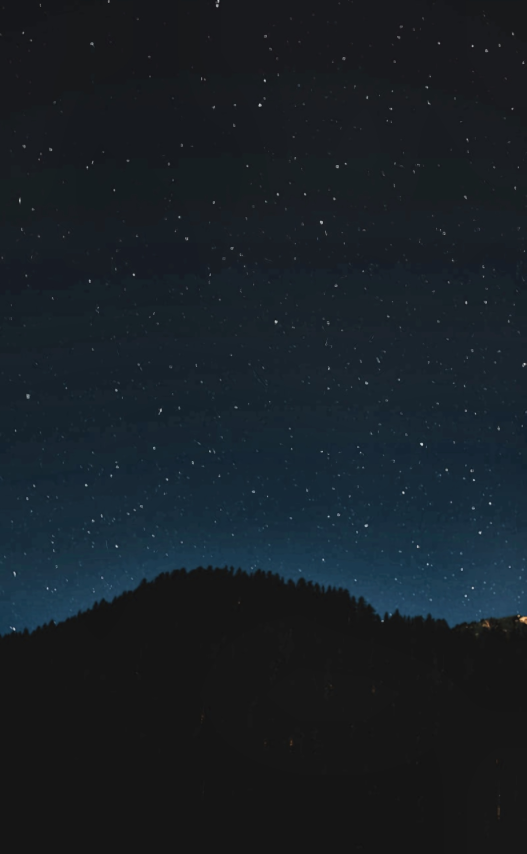
#> input picture outputs/original/final_sample_low_light.jpg, 1580 x 2560 px (shown at 1/3 size); its folder holds only this picture in this run
$ python run_image.py --input ../outputs/original/final_sample_low_light.jpg
#> lines starting #> are read from the running program, lines starting #| are printed output that depends on the picture
### pipeline/image_pipeline.py
import cv2
import os
import yaml
import time
from models.enhancement import LowLightEnhancer
from models.super_resolution import SuperResolutionModel
from models.detection import PersonDetector
from models.crowd_counting import CrowdCounter

BASE_DIR = os.path.dirname(os.path.dirname(os.path.abspath(__file__)))

class ImagePipeline:
    def __init__(self, config_path="config.yaml"):
        if not os.path.isabs(config_path) and not os.path.exists(config_path):
            config_path = os.path.join(BASE_DIR, config_path)

        with open(config_path, 'r') as f:
            self.config = yaml.safe_load(f)

        self._enhancer = None
        self._sr = None
        self._detector = None
        self._counter = None

    @property
    def enhancer(self):
        if self._enhancer is None and self.config.get('enhancement', {}).get('enabled', False):
            self._enhancer = LowLightEnhancer(method=self.config['enhancement']['method'])
        return self._enhancer

    @property
    def sr(self):
        if self._sr is None and self.config.get('super_resolution', {}).get('enabled', False):
            sr_model_path = self.config['super_resolution']['model_path']
            if not os.path.isabs(sr_model_path) and not os.path.exists(sr_model_path):
                sr_model_path = os.path.join(BASE_DIR, sr_model_path)
            self._sr = SuperResolutionModel(
                model_path=sr_model_path,
                model_name=self.config['super_resolution']['model_name'],
                scale=self.config['super_resolution'].get('scale', 2),
                method=self.config['super_resolution'].get('method', 'fast')
            )
        return self._sr

    @property
    def detector(self):
        if self._detector is None and self.config.get('detection', {}).get('enabled', False):
            det_model_path = self.config['detection']['model']
            if not os.path.isabs(det_model_path) and not os.path.exists(det_model_path):
                det_model_path = os.path.join(BASE_DIR, det_model_path)
            self._detector = PersonDetector(
                model_name=det_model_path,
                conf_thresh=self.config['runtime']['confidence_threshold']
            )
        return self._detector

    # [5 lines left out: function counter, not called in this run]

    def run(self, image_path):
        image = cv2.imread(image_path)
#> image is the input picture: shape (2560, 1580, 3); mean B, G, R 37.8, 31.7, 24.2
        if image is None:
            raise ValueError(f"Could not read image at {image_path}")

        results = {}
        processed_image = image.copy()

        start_time = time.time()

        # Enhancement (only runs if enabled)
        if self.config.get('enhancement', {}).get('enabled', False) and self.enhancer:
            processed_image = self.enhancer.enhance(processed_image)
            results['enhanced'] = processed_image.copy()

        # Super Resolution (only runs if enabled)
        if self.config.get('super_resolution', {}).get('enabled', False) and self.sr:
            processed_image = self.sr.upscale(processed_image)
            results['super_resolved'] = processed_image.copy()

        # Detection (only runs if enabled)
        if self.config.get('detection', {}).get('enabled', False) and self.detector:
            # Sync runtime confidence threshold dynamically
            self.detector.conf_thresh = self.config.get('runtime', {}).get('confidence_threshold', 0.20)
            det_results = self.detector.detect(processed_image)
            results['detected'] = det_results.plot()

            num_people = len(det_results.boxes)
            results['num_detected'] = num_people

            # Crowd counting (only runs if enabled)
            if self.config.get('crowd_counting', {}).get('enabled', False) and self.counter:
                count, density = self.counter.estimate_from_detections(num_people)
                results['crowd_count'] = count
                results['crowd_density'] = density

        results['processing_time'] = time.time() - start_time
        results['final_image'] = results.get('detected', processed_image)

        return results

### models/enhancement.py
import cv2
import numpy as np

class LowLightEnhancer:
    def __init__(self, method="clahe"):
        self.method = method
        if self.method == "clahe":
            self.clahe = cv2.createCLAHE(clipLimit=2.0, tileGridSize=(8, 8))

    def enhance(self, image):
        if self.method == "clahe":
            # Convert to LAB color space
            lab = cv2.cvtColor(image, cv2.COLOR_BGR2LAB)
#> lab: shape (2560, 1580, 3); mean of channels 0, 1, 2 29.6, 127.1, 123.1
            l, a, b = cv2.split(lab)
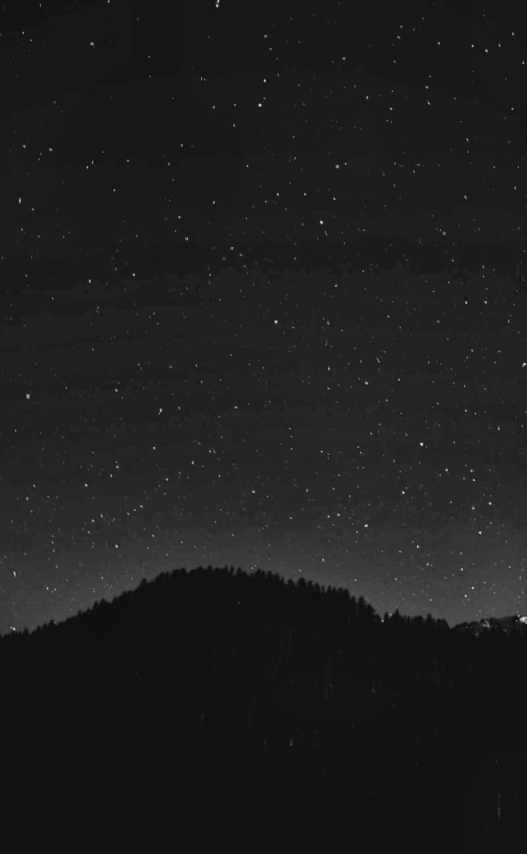
#> l: shape (2560, 1580) (shown at 1/3 size); min 10, max 240, mean 29.6
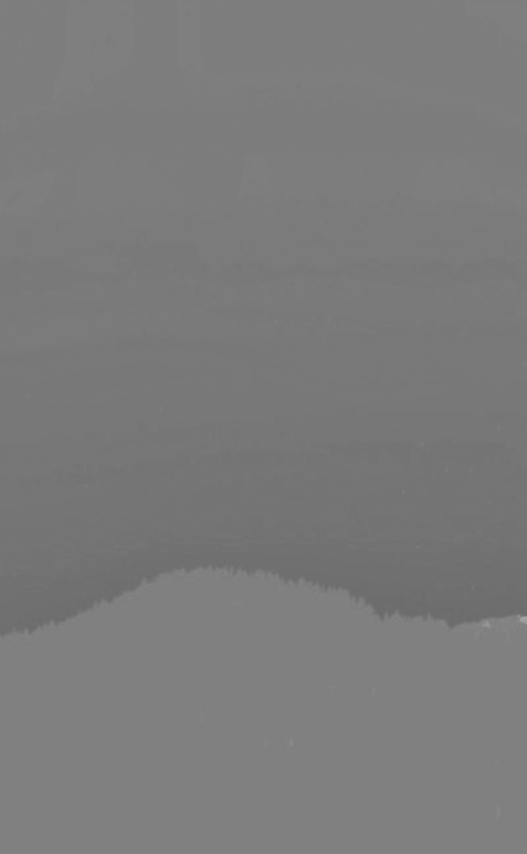
#> b: shape (2560, 1580) (shown at 1/3 size); min 104, max 166, mean 123.1

            # Apply CLAHE to L-channel
            cl = self.clahe.apply(l)
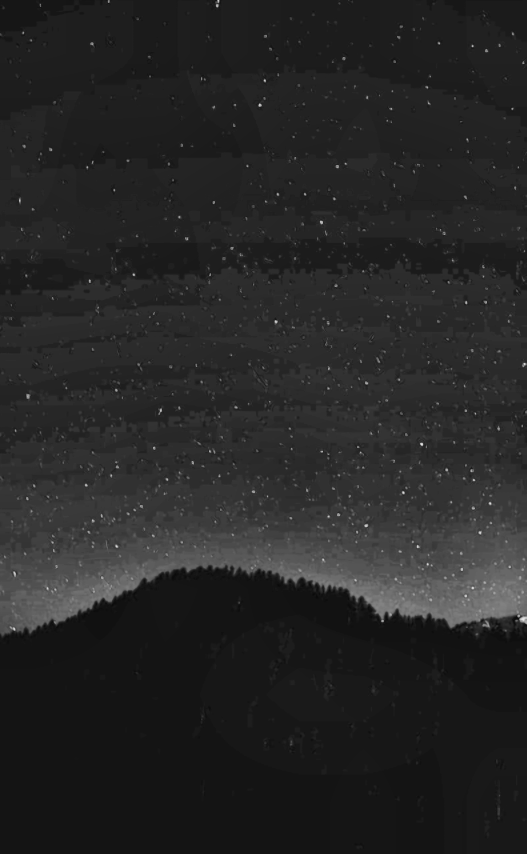
#> cl: shape (2560, 1580) (shown at 1/3 size); min 8, max 242, mean 37.8

            # Merge channels
            limg = cv2.merge((cl, a, b))
#> limg: shape (2560, 1580, 3); mean of channels 0, 1, 2 37.8, 127.1, 123.1

            # Convert back to BGR
            enhanced = cv2.cvtColor(limg, cv2.COLOR_LAB2BGR)
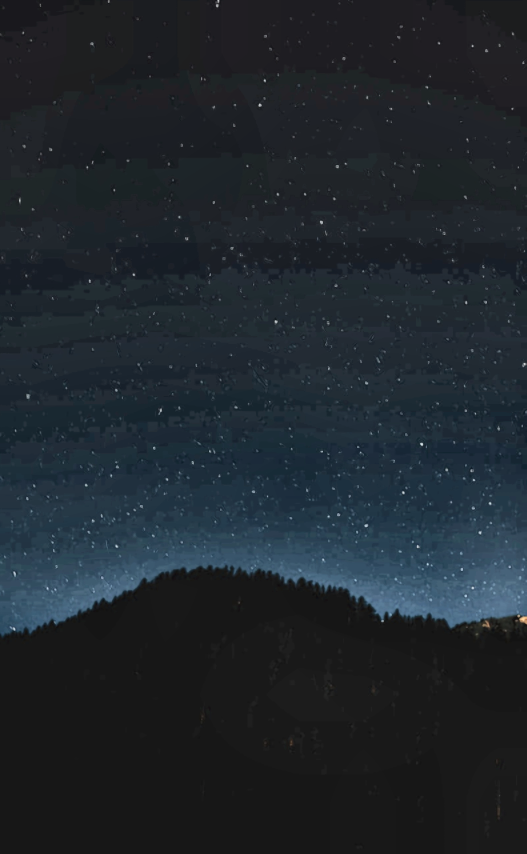
#> enhanced: shape (2560, 1580, 3) (shown at 1/3 size); mean B, G, R 44.8, 38.4, 31.4
            # Edge-preserving smoothing to suppress low-light sensor grain
            enhanced = cv2.bilateralFilter(enhanced, d=5, sigmaColor=35, sigmaSpace=35)
            return enhanced
        else:
            # Fallback identity
            return image

### models/super_resolution.py
import cv2
import os

BASE_DIR = os.path.dirname(os.path.dirname(os.path.abspath(__file__)))

class SuperResolutionModel:
    def __init__(self, model_path="models/weights/EDSR_x4.pb", model_name="edsr", scale=2, method="fast"):
        self.model_path = model_path
        self.model_name = model_name
        self.scale = scale
        self.method = method # 'fast' (real-time ~10ms) or 'edsr' (deep DNN)
        self.sr = None
        self.loaded = False

    # [15 lines left out: function _load_edsr, not called in this run]

    def upscale(self, image):
        if image is None or image.size == 0:
            return image

        # 1. Fast Super-Resolution (Default: Bicubic + Edge-Preserving Unsharp Mask) ~10ms
        if self.method == "fast":
            h, w = image.shape[:2]
#> h = 2560; w = 1580
            target_scale = max(1, min(self.scale, 4))
            upscaled = cv2.resize(image, (w * target_scale, h * target_scale), interpolation=cv2.INTER_CUBIC)
            # Unsharp mask to enhance high-frequency edge details
            gaussian = cv2.GaussianBlur(upscaled, (0, 0), sigmaX=1.5)
            sharpened = cv2.addWeighted(upscaled, 1.4, gaussian, -0.4, 0)
            return sharpened

        # 2. Deep EDSR Super-Resolution (CPU intensive, only if explicitly requested)
        self._load_edsr()
        if not self.loaded or self.sr is None:
            return image

        import numpy as np
        image = np.ascontiguousarray(image)
        h, w = image.shape[:2]
        max_dim = 360 # Bound input to prevent multi-minute freezes on CPU
        if max(h, w) > max_dim:
            scale = max_dim / float(max(h, w))
            image = cv2.resize(image, (int(w * scale), int(h * scale)), interpolation=cv2.INTER_AREA)

        try:
            return self.sr.upsample(image)
        except Exception as e:
            print(f"Super resolution failed: {e}")
            return image

### models/detection.py
import os
from ultralytics import YOLO

BASE_DIR = os.path.dirname(os.path.dirname(os.path.abspath(__file__)))

class PersonDetector:
    def __init__(self, model_name="yolov8n.pt", conf_thresh=0.20, iou_thresh=0.60):
        if not os.path.isabs(model_name) and not os.path.exists(model_name):
            cand = os.path.join(BASE_DIR, model_name)
            if os.path.exists(cand):
                model_name = cand
        self.model = YOLO(model_name)
        self.conf_thresh = conf_thresh
        self.iou_thresh = iou_thresh

    # [10 lines left out: function detect, not called in this run]

### scripts/run_image.py
import argparse
import cv2
import os
import sys

# Add parent directory to path
sys.path.append(os.path.dirname(os.path.dirname(os.path.abspath(__file__))))
from pipeline.image_pipeline import ImagePipeline

def main():
    parser = argparse.ArgumentParser(description="Run Nightvision Image Pipeline")
    parser.add_argument("--input", type=str, required=True, help="Path to input image")
    args = parser.parse_args()

    pipeline = ImagePipeline()
    results = pipeline.run(args.input)

    filename = os.path.basename(args.input)

    if 'enhanced' in results:
        cv2.imwrite(os.path.join("outputs", "enhanced", filename), results['enhanced'])
    if 'super_resolved' in results:
        cv2.imwrite(os.path.join("outputs", "super_resolved", filename), results['super_resolved'])
    if 'detected' in results:
        cv2.imwrite(os.path.join("outputs", "detected", filename), results['detected'])

    cv2.imwrite(os.path.join("outputs", "original", "final_" + filename), results['final_image'])

    print("=== Results ===")
    print(f"Processing Time: {results['processing_time']:.3f}s")
    if 'num_detected' in results:
        print(f"People Detected: {results['num_detected']}")
    if 'crowd_count' in results:
        print(f"Estimated Crowd: {results['crowd_count']}")
        print(f"Density: {results['crowd_density']}")

    print(f"Output saved to outputs/original/final_{filename}")

if __name__ == "__main__":
    main()
#> (the call stopped at in __init__, `self.model = YOLO(model_name)`: ultralytics is not available in this run)
